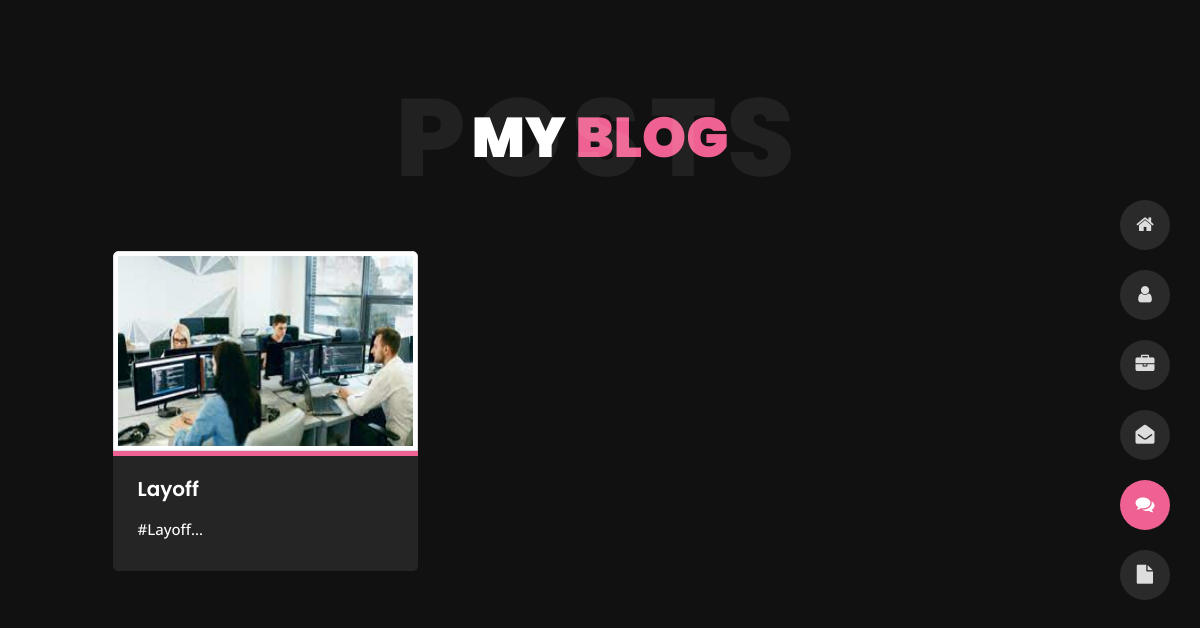
Screenshot of /blog/ with the database file from the repository.
### resume/models.py (models this page shows, shortened)
class Blog(models.Model):
    sno = models.AutoField(primary_key=True)  # Primary Key
    title = models.CharField(max_length=200)
    author = models.CharField(max_length=20, default="Sakshi")
    tags = models.CharField(max_length=40, default="")
    date = models.CharField(max_length=30, default=today.strftime("%b %d, %Y"))
    content = models.TextField()
    short_desc = models.CharField(max_length=300, default="")
    slug = models.CharField(max_length=100)
    image = models.ImageField(upload_to="img/", default="")

### resume/views.py (the view)
# urls.py: 2. Add a URL to urlpatterns:  path('blog/', include('blog.urls'))
def blog(request):
    blogs = Blog.objects.all()
    context = {"blogs": blogs}
    return render(request, "blog.html", context)

### templates/blog.html (shortened to what this page needs)
﻿<!DOCTYPE html>
<html lang="en">
{% load static %}
<head>
    <link href="{% static 'css/bootstrap.min.css' %}" rel="stylesheet">
    <link href="{% static 'css/preloader.min.css' %}" rel="stylesheet">
    <link href="{% static 'css/circle.css' %}" rel="stylesheet">
    <link href="{% static 'css/font-awesome.min.css' %}" rel="stylesheet">
    <link href="{% static 'css/fm.revealator.jquery.min.css' %}" rel="stylesheet">
    <link href="{% static 'css/style.css' %}" rel="stylesheet">
    <link href="{% static 'css/skins/magenta.css' %}" rel="stylesheet">
</head>
<body class="blog">
<header class="header" id="navbar-collapse-toggle">
    <ul class="icon-menu d-none d-lg-block revealator-slideup revealator-once revealator-delay1">
        <li class="icon-box">
            <i class="fa fa-home"></i>
            <a href="../">
            </a>
        </li>
        <li class="icon-box">
            <i class="fa fa-user"></i>
            <a href="../about">
            </a>
        </li>
        <li class="icon-box">
            <i class="fa fa-briefcase"></i>
            <a href="../portfolio">
            </a>
        </li>
        <li class="icon-box">
            <i class="fa fa-envelope-open"></i>
            <a href="../contact">
            </a>
        </li>
        <li class="icon-box active">
            <i class="fa fa-comments"></i>
            <a href="../blog">
            </a>
        </li>
        <li class="icon-box">
            <i class="fa fa-file"></i>
            <a href="../home">
            </a>
        </li>
    </ul>
</header>
<section class="title-section text-left text-sm-center revealator-slideup revealator-once revealator-delay1">
    <h1>my <span>blog</span></h1>
    <span class="title-bg">posts</span>
</section>
<section class="main-content revealator-slideup revealator-once revealator-delay1">
    <div class="container">
        <div class="row">
            {% for blog in blogs %}
            <div class="col-12 col-md-6 col-lg-6 col-xl-4 mb-30">
                <article class="post-container">
                    <div class="post-thumb">
                        <a href="../blog_post/{{blog.slug}}" class="d-block position-relative overflow-hidden">
                            <img src="{{blog.image.url}}" class="img-thumbnail" alt="Blog Post">
                        </a>
                    </div>
                    <div class="post-content">
                        <div class="entry-header">
                            <h3><a href="../blog_post/{{blog.slug}}">{{blog.title}}</a></h3>
                        </div>
                        <div class="entry-content open-sans-font">
                            <p>{{blog.short_desc | slice:100}}...
                            </p>
                        </div>
                    </div>
                </article>
            </div>
            {% endfor %}
        </div>
    </div>
</section>
</body>
</html>

### static/css/style.css (style rules this page uses)
html { overflow-x: hidden; height: 100%; }
body { font-family: 'Poppins', sans-serif; font-size: 15px; color: #fff; font-weight: 500; line-height: 1.6; position: relative; background-size: cover; background-position: center; height: 100%; width: 100%; background-color: #111; }
.open-sans-font { font-family: 'Open Sans', sans-serif; }
.mb-30 { margin-bottom: 30px; }
.no-transform { transform: none !important; }
.title-section { margin: 0 auto; width: 100%; position: relative; padding: 80px 0; }
.title-section h1 { font-size: 56px; font-weight: 900; color: #fff; text-transform: uppercase; margin: 0; }
.title-bg { font-size: 110px; left: 0; letter-spacing: 10px; line-height: 0.7; position: absolute; right: 0; top: 50%; text-transform: uppercase; font-weight: 800; -webkit-transform: translateY(-50%); -moz-transform: translateY(-50%); -ms-transform: translateY(-50%); -o-transform: translateY(-50%); transform: translateY(-50%); color: rgba(255, 255, 255, 0.07); }
@media (min-width: 992px) { .header { position: fixed; right: 30px; bottom: 0; z-index: 3; display: flex; align-items: center; height: calc(100vh - 200px); top: 100px; opacity: 1; transition: opacity 0.3s; -webkit-transition: opacity 0.3s; } }
@media (min-width: 992px) { .header ul.icon-menu { margin: 0; padding: 0; } }
@media (min-width: 992px) { .header ul.icon-menu li.icon-box { width: 50px; height: 50px; list-style: none; position: relative; display: flex; align-items: center; transition: .3s; margin: 20px 0; border-radius: 50%; background: #2b2a2a; } }
@media (min-width: 992px) { .header ul.icon-menu li.icon-box i { color: #ddd; font-size: 19px; transition: .3s; } }
@media (min-width: 992px) { .header ul.icon-menu li.icon-box.active, .header ul.icon-menu li.icon-box:hover, .header ul.icon-menu li.icon-box.active i, .header ul.icon-menu li.icon-box:hover i { color: #fff; } }
@media (min-width: 992px) { .header .icon-box a { display: block; padding: 0; width: 50px; height: 50px; } }
@media (min-width: 992px) { .header .icon-box i.fa { position: absolute; pointer-events: none; } }
@media (min-width: 992px) { .header .icon-menu i { left: 0; right: 0; margin: 0 auto; display: block; text-align: center; font-size: 35px; top: 15px; } }
.blog .main-content { padding-bottom: 85px; }
.blog .post-container { display: block; }
.blog .post-content { background-color: #252525; padding: 20px 25px 25px 25px; border-radius: 0 0 5px 5px; }
.blog .post-content .entry-header h3 { line-height: 26px; cursor: pointer; }
.blog .post-content .entry-header h3 a { text-decoration: none; transition: .5s; }
.blog .post-thumb { border-radius: 5px 5px 0 0; cursor: pointer; }
.blog .post-thumb a { border-radius: 5px 5px 0 0; }
.blog .post-thumb a img { border-radius: 5px 5px 0 0; transition: .3s; }
.blog .post-content .entry-content p { margin: 15px 0 5px; }
.blog .post-content .entry-header h3 a { color: #fff; font-size: 20px; font-weight: 600; }
@media (max-width: 1350px) and (min-width: 992px) { .container { max-width: calc(100% - 195px); } }

### static/css/skins/magenta.css (style rules this page uses)
.home h1, .about .box-stats h3, .title-section h1 span, #menu li.active a, body.light #menu li.active a, .blog .post-container:hover .post-content .entry-header h3 a, .blog .post-content .entry-header h3 a:hover, .contact .custom-span-contact i, .portfolio .slideshow figcaption h3, .portfolio .slideshow a, .portfolio .grid figure:hover figcaption, .blog-post .meta i { color: #ee6192; }
.about .resume-box .icon, .contact ul.social li a:hover, body.light.contact ul.social li a:hover, .preloader .loader, .blog .page-link:hover, .blog .page-item.active .page-link, body.light.blog .page-link:hover, body.light.blog .page-item.active .page-link, .portfolio .grid li figure div, .header ul.icon-menu li.icon-box.active, .header ul.icon-menu li.icon-box:hover, body.light .header ul.icon-menu li.icon-box.active, body.light .header ul.icon-menu li.icon-box:hover, .btn, .header .icon-box h2, .home .color-block, .title-section hr, .portfolio .slideshow .carousel-indicators li.active { background-color: #ee6192; }
.blog .post-thumb { border-bottom: 5px solid #ee6192; }

### rows the page displays
Blog: image (picture), title "Layoff", short_desc "#Layoff"
